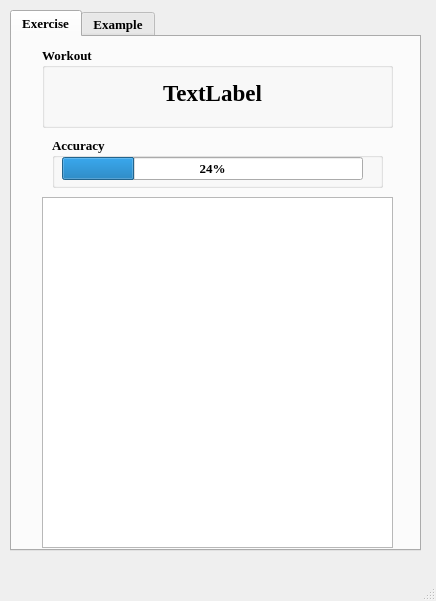
<?xml version="1.0" encoding="UTF-8"?>
<ui version="4.0">
 <class>interface_main</class>
 <widget class="QMainWindow" name="interface_main">
  <property name="geometry">
   <rect>
    <x>0</x>
    <y>0</y>
    <width>436</width>
    <height>601</height>
   </rect>
  </property>
  <property name="windowTitle">
   <string>MainWindow</string>
  </property>
  <widget class="QWidget" name="centralwidget">
   <widget class="QTabWidget" name="selection">
    <property name="geometry">
     <rect>
      <x>10</x>
      <y>10</y>
      <width>411</width>
      <height>541</height>
     </rect>
    </property>
    <property name="font">
     <font>
      <family>Times New Roman</family>
      <pointsize>10</pointsize>
      <bold>true</bold>
     </font>
    </property>
    <property name="currentIndex">
     <number>0</number>
    </property>
    <widget class="QWidget" name="tab">
     <attribute name="title">
      <string>Exercise</string>
     </attribute>
     <widget class="QGraphicsView" name="cv_view">
      <property name="geometry">
       <rect>
        <x>30</x>
        <y>160</y>
        <width>351</width>
        <height>351</height>
       </rect>
      </property>
     </widget>
     <widget class="QGroupBox" name="accuracy_box">
      <property name="geometry">
       <rect>
        <x>40</x>
        <y>100</y>
        <width>331</width>
        <height>51</height>
       </rect>
      </property>
      <property name="title">
       <string>Accuracy</string>
      </property>
      <widget class="QProgressBar" name="accuracy_bar">
       <property name="geometry">
        <rect>
         <x>10</x>
         <y>20</y>
         <width>301</width>
         <height>23</height>
        </rect>
       </property>
       <property name="value">
        <number>24</number>
       </property>
      </widget>
     </widget>
     <widget class="QGroupBox" name="workout_box">
      <property name="geometry">
       <rect>
        <x>30</x>
        <y>10</y>
        <width>351</width>
        <height>81</height>
       </rect>
      </property>
      <property name="title">
       <string>Workout</string>
      </property>
      <widget class="QLabel" name="exercise_name">
       <property name="geometry">
        <rect>
         <x>10</x>
         <y>20</y>
         <width>321</width>
         <height>51</height>
        </rect>
       </property>
       <property name="font">
        <font>
         <family>Times New Roman</family>
         <pointsize>17</pointsize>
         <bold>true</bold>
        </font>
       </property>
       <property name="text">
        <string>TextLabel</string>
       </property>
       <property name="alignment">
        <set>Qt::AlignCenter</set>
       </property>
      </widget>
     </widget>
     <zorder>workout_box</zorder>
     <zorder>cv_view</zorder>
     <zorder>accuracy_box</zorder>
    </widget>
    <widget class="QWidget" name="tab_2">
     <attribute name="title">
      <string>Example</string>
     </attribute>
    </widget>
   </widget>
  </widget>
  <widget class="QMenuBar" name="menubar">
   <property name="geometry">
    <rect>
     <x>0</x>
     <y>0</y>
     <width>436</width>
     <height>22</height>
    </rect>
   </property>
  </widget>
  <widget class="QStatusBar" name="statusbar"/>
 </widget>
 <resources/>
 <connections/>
</ui>
